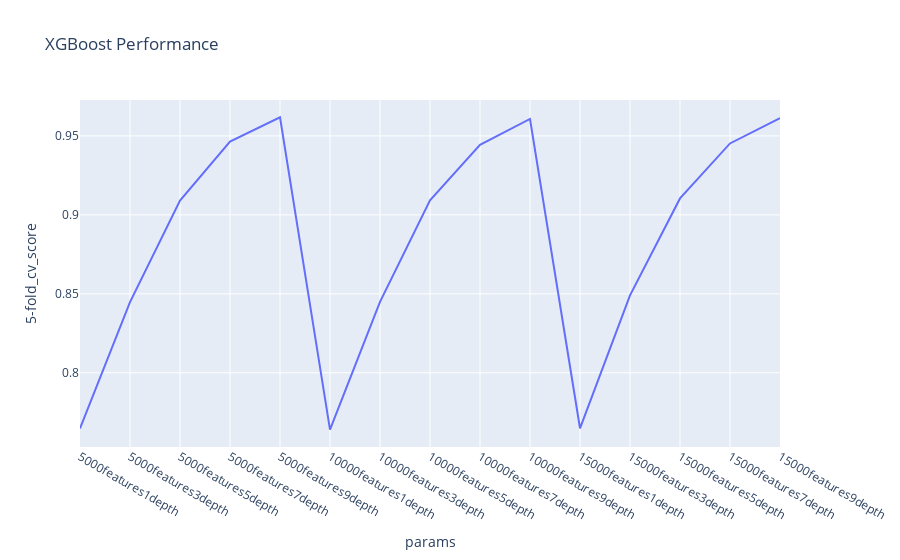

Write notebook code for a chart like this one.
### Code cell
labels = []
for f in N_FEATURES:
    for t in T_DEPTHS:
        labels.append(f"{f}features{t}depth")
xgb["params"] = labels
fig = px.line(xgb,y='5-fold_cv_score', x='params', title="XGBoost Performance")
fig.show()
# pio.write_image(fig, "./XGB_Performances.png")

### Figure 1 — Plotly figure (JSON) as saved in the notebook; plotly's stock layout.template omitted (floating-point values rounded to 4 significant figures)
{"data": [{"hovertemplate": "params=%{x}<br>5-fold_cv_score=%{y}<extra></extra>", "legendgroup": "", "line": {"color": "#636efa", "dash": "solid"}, "marker": {"symbol": "circle"}, "mode": "lines", "name": "", "orientation": "v", "showlegend": false, "type": "scatter", "x": ["5000features1depth", "5000features3depth", "5000features5depth", "5000features7depth", "5000features9depth", "10000features1depth", "10000features3depth", "10000features5depth", "10000features7depth", "10000features9depth", "15000features1depth", "15000features3depth", "15000features5depth", "15000features7depth", "15000features9depth"], "xaxis": "x", "y": [0.7648, 0.8447, 0.909, 0.9463, 0.9617, 0.764, 0.845, 0.9092, 0.9444, 0.9607, 0.7649, 0.849, 0.9104, 0.9452, 0.9613], "yaxis": "y"}], "layout": {"legend": {"tracegroupgap": 0}, "title": {"text": "XGBoost Performance"}, "xaxis": {"anchor": "y", "domain": [0, 1], "title": {"text": "params"}}, "yaxis": {"anchor": "x", "domain": [0, 1], "title": {"text": "5-fold_cv_score"}}}}
